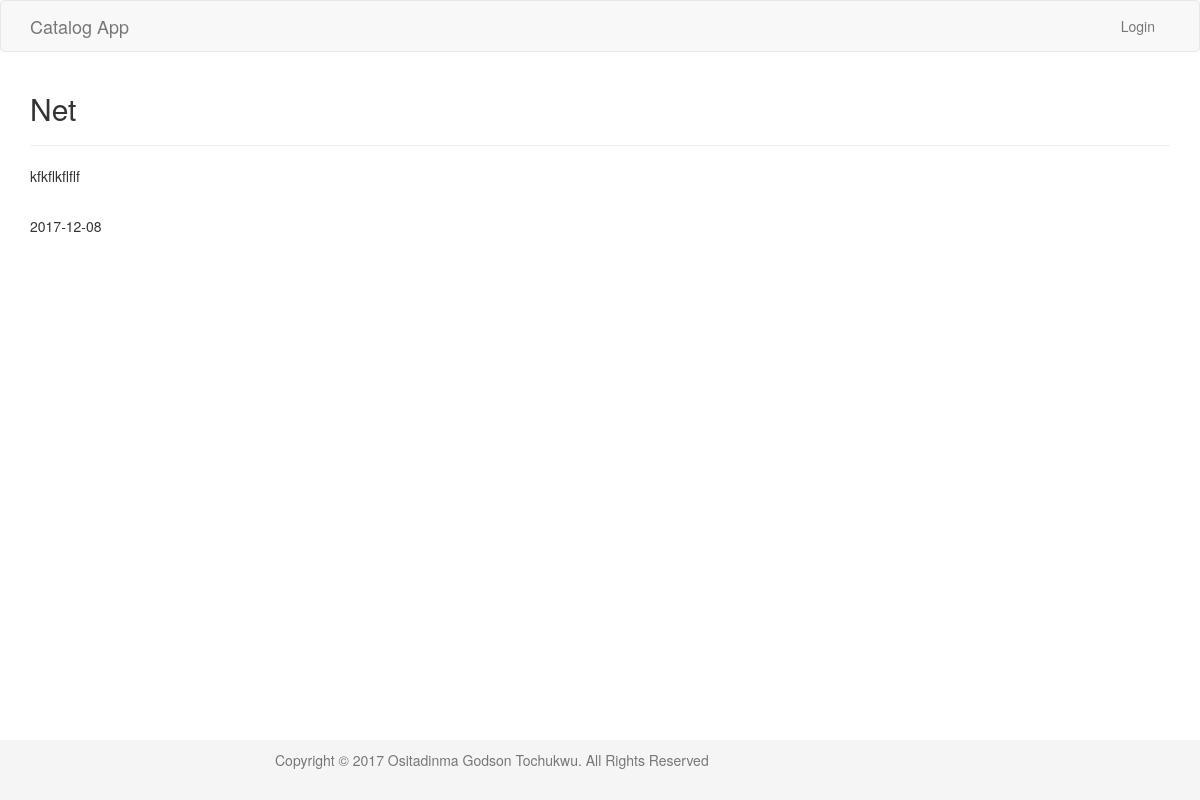
Page /category/item/2 on the earlier database version.
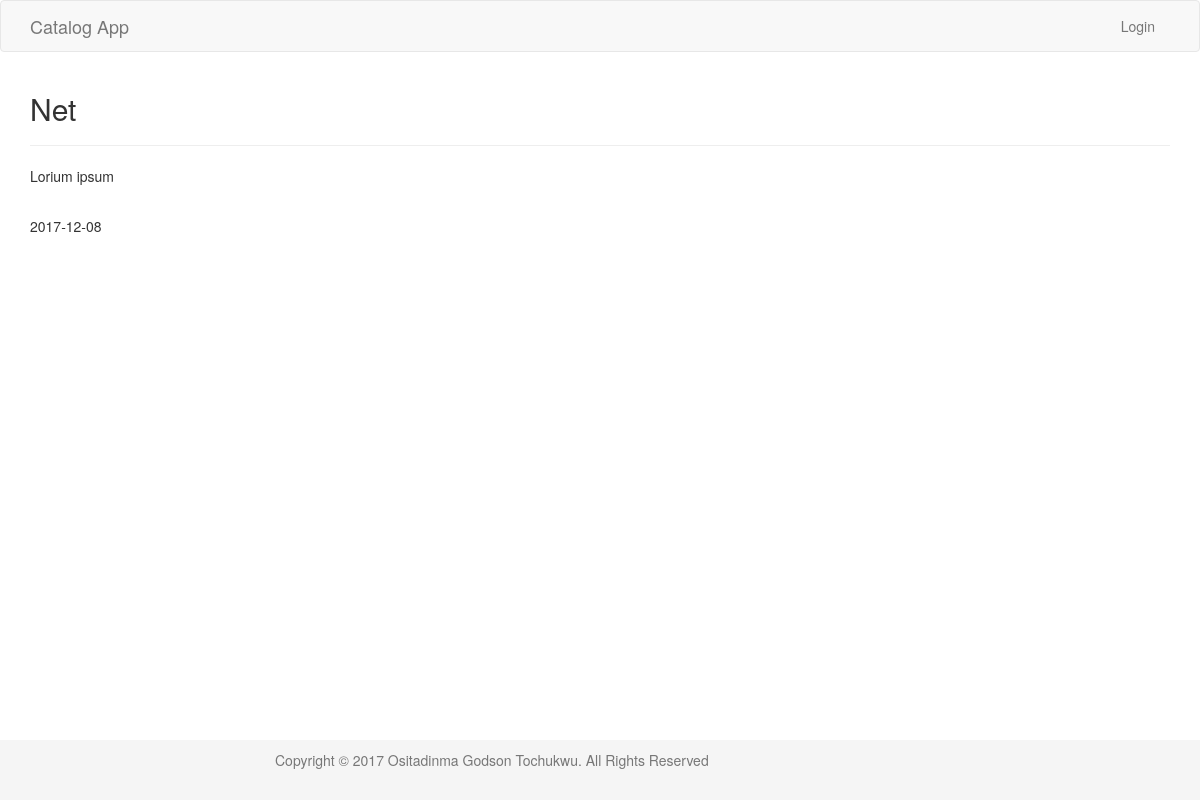
Same page on the later database version.
### models.py (models this page shows, shortened)
class Item(Base):
    __tablename__ = "item"
    id = Column(Integer, Sequence(start=1, increment=1, name="item_id_sequence"), primary_key=True)
    name = Column(String, nullable=False)
    description = Column(String, nullable=False)
    user_id = Column(Integer, ForeignKey("user.id"))
    category_id = Column(Integer, ForeignKey("category.id"))
    created_date = Column(DateTime, nullable=True)
    updated_Date = Column(DateTime, nullable=True)
    user = relationship(User)
    category = relationship(Category)

### views.py (the view)
@app.route('/category/item/<int:id>')
def item_page(id):
    item = session.query(Item).filter_by(id=id).one()
    user = None
    if 'email' in login_session:
        user = session.query(User).filter_by(email=login_session['email']).one()
    return render_template('item_page.html',item=item, user=user)

### templates/item_page.html (shortened to what this page needs)
{% extends "layout.html" %}
{% block body %}
    <section>
        <div class="row">
            <div class="col-md-12">
                <h2>{{ item.name }}</h2>
                <hr>
                <p>{{ item.description }}</p>
                <br>
                <p>{{ item.created_date.strftime('%Y-%m-%d')}}</p>
            </div>
        </div>
    </section>
{% endblock %}

Differences in the rows shown:
changed Item "Net": description "kfkflkflflf" → "Lorium ipsum"
